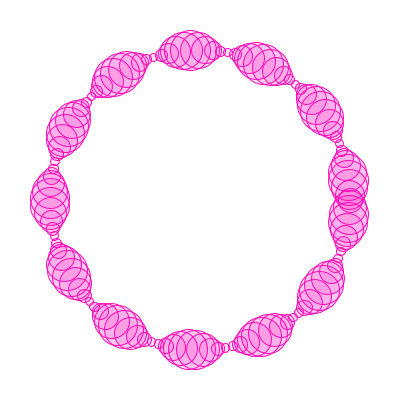
Frame 1 (no input)
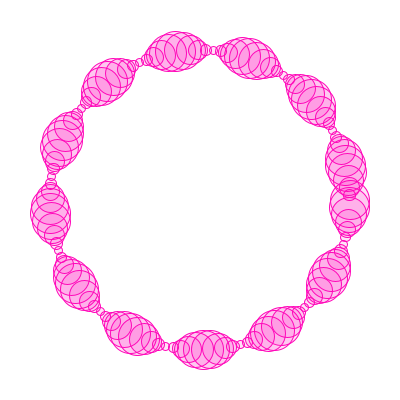
Frame 60 (the mouse pressed at the canvas centre just before this capture)
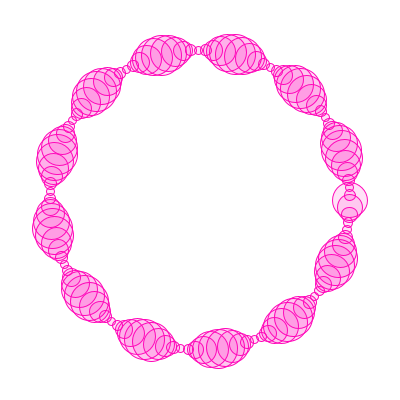
Frame 120 (the mouse held since frame 60 and released just before this capture)

The Processing sketch that drew these frames (run headless with seeded random() and noise(); from frame 60 on, the mouse is pressed at the canvas centre):

// Processing sketch: sine_circle_pulse
// ── sine_circle_pulse.pde
float r = 150;
float j;

void setup() {
  size(400, 400);
  stroke(#FF08B9);
  fill(#FF08B9, 30);
}

void draw() {
  background(255);
  translate(width/2, height/2);

  for ( float i = 0; i< 2*PI; i+=0.05) {
    float s = map(i, 0, 1.6*PI, 0, 20*PI);
    float S = map(sin(s+j), -1, 1, 0.2, 1);
    
    float x = r*cos(i) ;
    float y = r*sin(i) ;
    ellipse(x, y, 40*S, 40*S);
    j+=0.001;
    
  }
}
